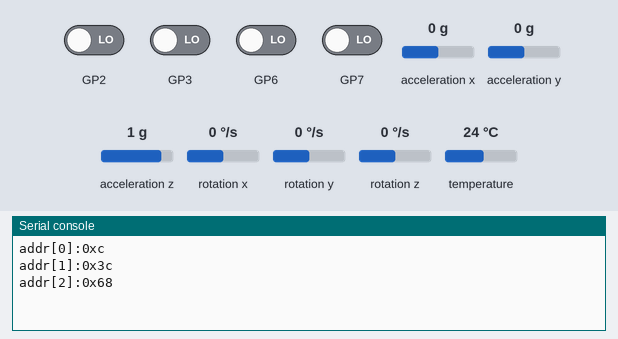
This program was run on a simulated Raspberry Pi Pico running MicroPython. Shown: the last lines printed to the serial console. The inputs (shaded band) are chosen by the test bench; at power-on: GP2, GP3, GP6, GP7 LOW, acceleration x 0 g, acceleration y 0 g, acceleration z 1 g, rotation x 0 °/s, rotation y 0 °/s, rotation z 0 °/s, temperature 24 °C. Library files of the repository ran but are not shown: imu.py, ssd1306.py.

Above: at 1.4 s.
1.5 s: GP2 driven HIGH
At 1.9 s:
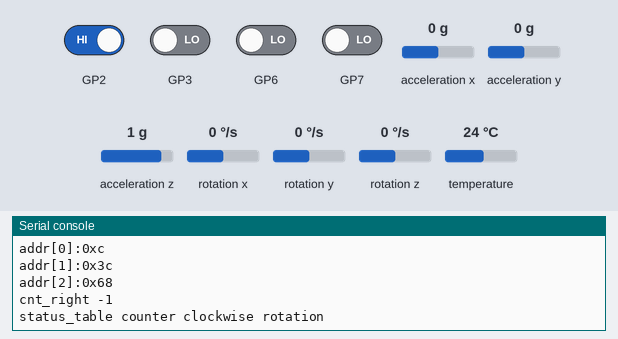
3.0 s: GP6 driven HIGH
At 4.2 s:
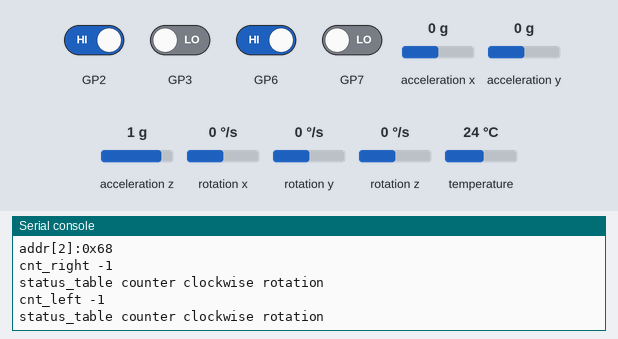
4.5 s: GP2 driven LOW
At 5.4 s:
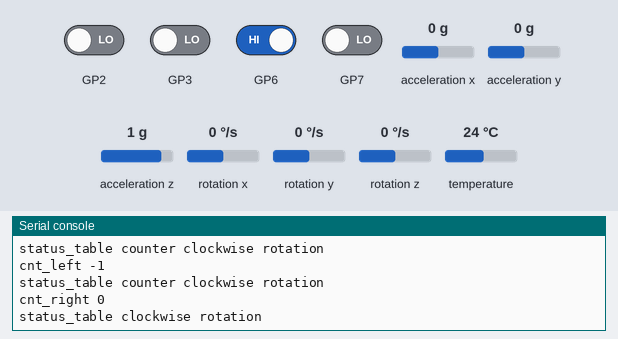
6.0 s: GP3 driven HIGH
At 6.5 s:
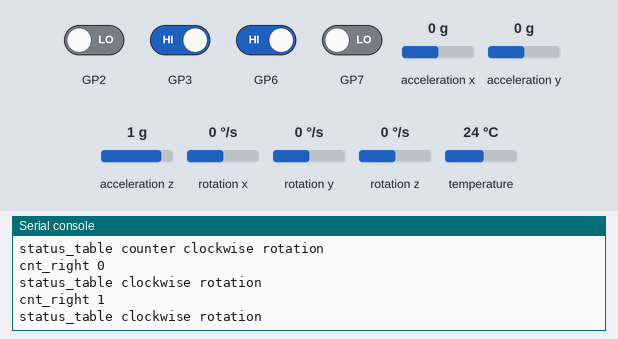
7.5 s: GP7 driven HIGH
At 8.7 s:
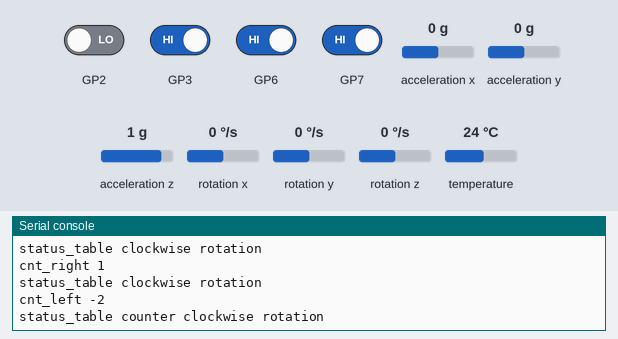
9.0 s: GP6 driven LOW
At 10.0 s:
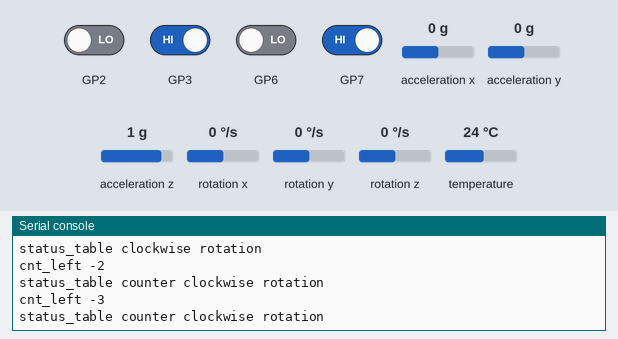

Measured:
- after the input at 1.5 s, the serial console: prints a new line at once (image 1)
- after the input at 3.0 s, the serial console: prints a new line at once (image 2)
- after the input at 4.5 s, the serial console: prints a new line at once (image 3)
- after the input at 6.0 s, the serial console: prints a new line at once (image 4)
- after the input at 7.5 s, the serial console: prints a new line at once (image 5)
- after the input at 9.0 s, the serial console: prints a new line at once (image 6)

The program:

main.py
```python
# import libraries
from rotary import Rotary
from imu import MPU6050
from machine import Pin, I2C
from ssd1306 import SSD1306_I2C
import time
import micropython

# define ADC
# sensorADC = machine.ADC(28)

# define i2c pin
i2c = I2C(0, sda=Pin(0), scl=Pin(1), freq=400000)

# define imu comunicated with i2c
imu = MPU6050(i2c)

# addresses look-up
addr=[]
for i in range(len(i2c.scan())):
    addr.append(i2c.scan()[i])
    print("addr[", i, "]:", hex(addr[i]), sep="")

# define oled(Width, height, i2c, address)
oled = SSD1306_I2C(128, 32, i2c, addr[0])

# define GPIO for encoders
rotary_right = Rotary(2,3)
rotary_left = Rotary(6,7)

# define counting number for encoders
cnt_right=0
cnt_left=0

# counter
def rotary_changed_right(change):
    global cnt_right
    if change == 1:
        cnt_right = cnt_right +1
    elif change == 2:
        cnt_right = cnt_right - 1
    print("cnt_right", cnt_right)

# counter
def rotary_changed_left(change):
    global cnt_left
    if change == 1:
        cnt_left = cnt_left +1
    elif change == 2:
        cnt_left = cnt_left - 1
    print("cnt_left", cnt_left)

# call back while encorders changing
rotary_right.add_handler(rotary_changed_right)
rotary_left.add_handler(rotary_changed_left)

# print IMU data
while True:
    ax=round(imu.accel.x,2)
    ay=round(imu.accel.y,2)
    az=round(imu.accel.z,2)
    gx=round(imu.gyro.x)
    gy=round(imu.gyro.y)
    gz=round(imu.gyro.z)
    tem=round(imu.temperature,2)
#     print("ax",ax)
#     print("ay",ay)
#     print("az",az)
#     print("gx",gx)
#     print("gy",gy)
#     print("gz",gz)
#     print("tem",tem,type(tem))

    oled.fill(0)
    oled.text("ax:",0,1,1)
    oled.text("{:.2f}".format(ax),25,1,1)
    oled.text("ay:",0,10,1)
    oled.text("{:.2f}".format(ay),25,10,1)
    oled.text("az:",0,20,1)
    oled.text("{:.2f}".format(az),25,20,1)
    oled.text("gx:",65,1,1)
    oled.text("{:.2f}".format(gx),90,1,1)
    oled.text("gy:",65,10,1)
    oled.text("{:.2f}".format(gx),90,10,1)
    oled.text("gz:",65,20,1)
    oled.text("{:.2f}".format(gx),90,20,1)
    oled.show()

#     reading = sensorADC.read_u16()
#     print("ADC:", reading/65535*3.3)
    time.sleep(1)


    
```

rotary.py
```python
# import libraries
from imu import MPU6050
from machine import Pin, I2C
from ssd1306 import SSD1306_I2C
import time
import micropython

# class Rotary
class Rotary:
    def __init__(self, EA, EB):
#         self.cnt=0
        self.handlers = []
        self.EA_Pin = Pin(EA, Pin.IN)
        self.EB_Pin = Pin(EB, Pin.IN)

        self.status_pre = (self.EA_Pin.value() << 1) | self.EB_Pin.value()
        # rotary_change interupt request
        self.EA_Pin.irq(handler=self.rotary_change, trigger=Pin.IRQ_FALLING | Pin.IRQ_RISING)
        self.EB_Pin.irq(handler=self.rotary_change, trigger=Pin.IRQ_FALLING | Pin.IRQ_RISING)
        # status table
        self.status_table = {"0": "no change in reading"      , "1": "clockwise rotation",
                            "2": "counter clockwise rotation", "3": "error",
                            "4": "counter clockwise rotation", "5": "no change in reading",
                            "6": "error"                     , "7": "clockwise rotation",
                            "8": "clockwise rotation"        , "9": "error",
                            "10": "no change in reading"      , "11": "counter clockwise rotation",
                            "12": "error"                     , "13": "counter clockwise rotation",
                            "14": "clockwise rotation"        , "15": "no change in reading"}

    # when rotary status is changing
    def rotary_change(self, pin):
        status_now = self.status_pre
        self.status_pre = (self.EA_Pin.value() << 1) | self.EB_Pin.value()
        status_tab = (status_now << 2) | self.status_pre
        # status table look-up
        if status_tab == 1 or status_tab == 7 or status_tab == 8 or status_tab == 14:
#             self.cnt = self.cnt + 1
            self.call_handlers(1)
#             print("status_tab:","{0:04b}".format(status_tab),"value:",status_tab)
#             print("cnt_1",self.cnt)
        elif status_tab == 2 or status_tab == 4 or status_tab == 11 or status_tab == 13:
#             self.cnt = self.cnt - 1
            self.call_handlers(2)
#             print("status_tab:","{0:04b}".format(status_tab),"value:",status_tab)
#             print("cnt_1",self.cnt)
        print("status_table", self.status_table[str(status_tab)])

    # call back while status changing
    def add_handler(self, handler):
        self.handlers.append(handler)
    def call_handlers(self, s):
        for num in self.handlers:
            num(s)


#
#
#     while True:
#         ax=round(imu.accel.x,2)
#         ay=round(imu.accel.y,2)
#         az=round(imu.accel.z,2)
#         gx=round(imu.gyro.x)
#         gy=round(imu.gyro.y)
#         gz=round(imu.gyro.z)
#         tem=round(imu.temperature,2)
#         #print("ax",ax)
#         #print("ay",ay)
#         #print("az",az)
#         #print("gx",gx)
#         #print("gy",gy)
#         #print("gz",gz)
#         #print("tem",tem,type(tem))
#
#         oled.fill(0)
#         oled.text("ax:",0,1,1)
#         oled.text("{:.2f}".format(ax),25,1,1)
#         oled.text("ay:",0,10,1)
#         oled.text("{:.2f}".format(ay),25,10,1)
#         oled.text("az:",0,20,1)
#         oled.text("{:.2f}".format(az),25,20,1)
#         oled.text("gx:",65,1,1)
#         oled.text("{:.2f}".format(gx),90,1,1)
#         oled.text("gy:",65,10,1)
#         oled.text("{:.2f}".format(gx),90,10,1)
#         oled.text("gz:",65,20,1)
#         oled.text("{:.2f}".format(gx),90,20,1)
#
#         oled.show()
#         time.sleep(0.1)
```
